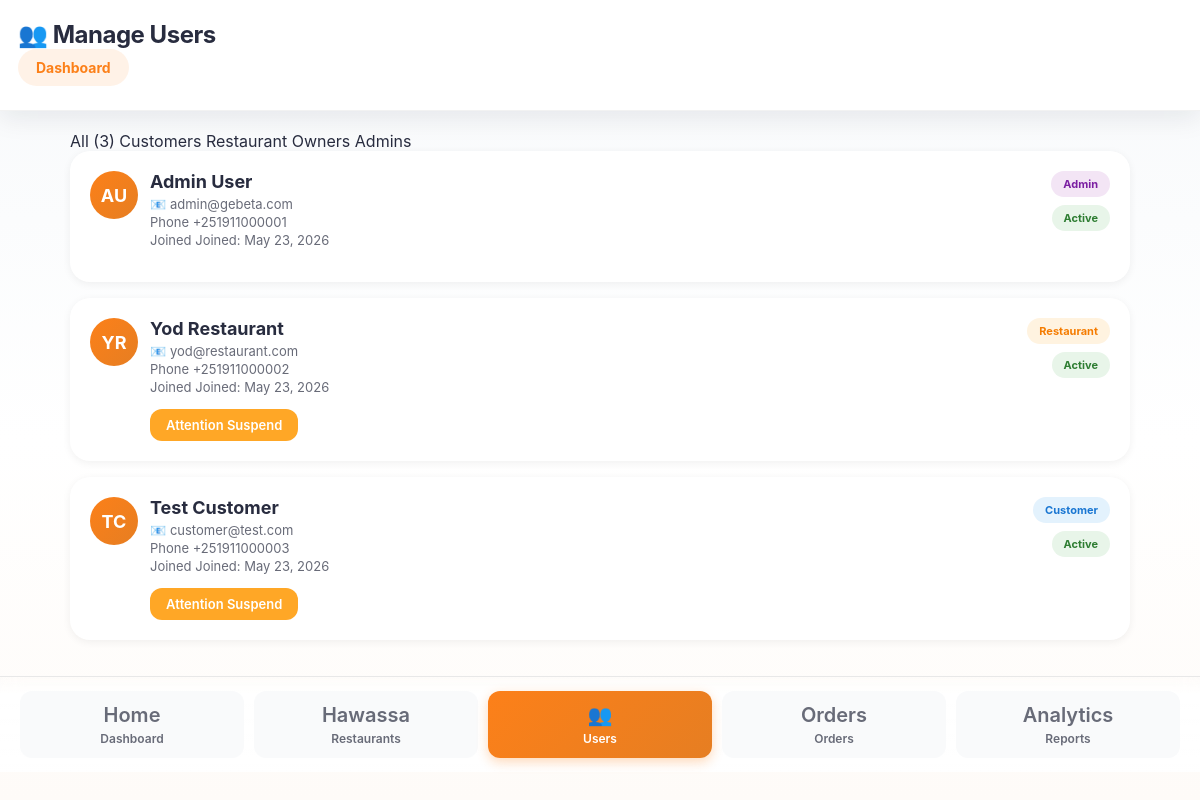
Before: /admin/users.php (signed in) with the older database file.
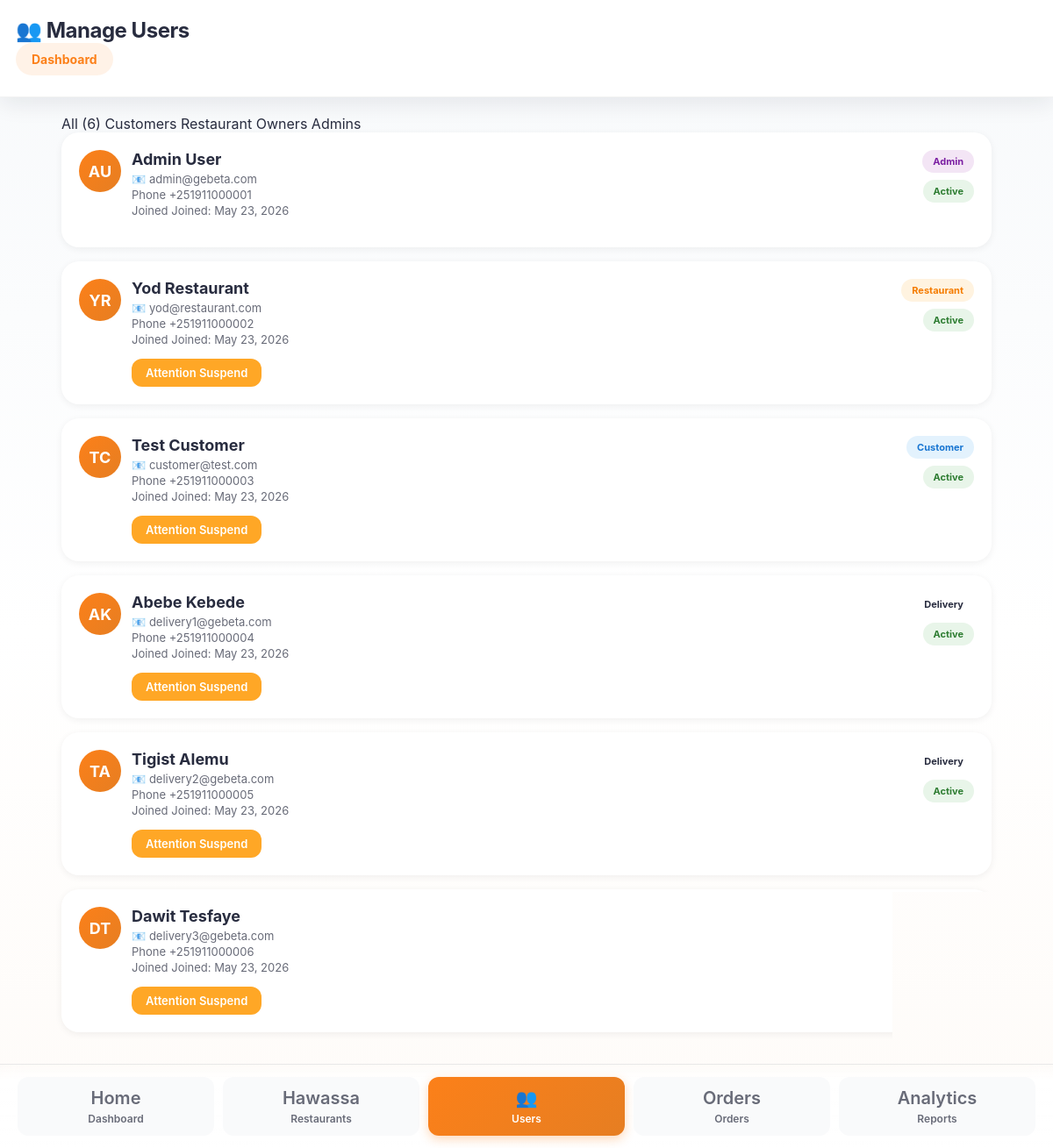
After: the same page with the newer database file.
### tables this page shows
CREATE TABLE users (
    id INT PRIMARY KEY AUTO_INCREMENT,
    name VARCHAR(100) NOT NULL,
    email VARCHAR(100) UNIQUE NOT NULL,
    phone VARCHAR(20) UNIQUE NOT NULL,
    password VARCHAR(255) NOT NULL,
    role ENUM('customer', 'restaurant', 'admin', 'delivery') DEFAULT 'customer',
    status ENUM('active', 'suspended') DEFAULT 'active',
    latitude DECIMAL(10,8) DEFAULT NULL,
    longitude DECIMAL(11,8) DEFAULT NULL,
    location_name VARCHAR(255) DEFAULT NULL,
    location_updated_at TIMESTAMP DEFAULT CURRENT_TIMESTAMP ON UPDATE CURRENT_TIMESTAMP,
    created_at TIMESTAMP DEFAULT CURRENT_TIMESTAMP
);

### admin/users.php (the view, shortened to what this page needs)
<?php
require_once __DIR__ . '/../includes/auth.php';
require_once __DIR__ . '/../includes/db.php';
$filter = $_GET['filter'] ?? 'all';
$query = 'SELECT id, name, email, phone, role, status, created_at FROM users WHERE 1=1';
$params = [];
$query .= ' ORDER BY created_at DESC';
if ($params) {
    $stmt = $pdo->prepare($query);
    $stmt->execute($params);
} else {
    $stmt = $pdo->query($query);
}
$users = $stmt->fetchAll(PDO::FETCH_ASSOC);
?>
<!DOCTYPE html>
<html lang="en">
<head>
    <link rel="stylesheet" href="/assets/css/style.css">
</head>
<body>
    <header class="page-header">
        <h1>👥 Manage Users</h1>
        <a class="pill-button" href="/admin/dashboard.php">Dashboard</a>
    </header>
    <main class="page-content">
        <div class="filter-tabs">
            <a href="?filter=all" class="filter-tab <?= $filter === 'all' ? 'active' : '' ?>">All (<?= count($users) ?>)</a>
            <a href="?filter=customer" class="filter-tab <?= $filter === 'customer' ? 'active' : '' ?>">Customers</a>
            <a href="?filter=restaurant" class="filter-tab <?= $filter === 'restaurant' ? 'active' : '' ?>">Restaurant Owners</a>
            <a href="?filter=admin" class="filter-tab <?= $filter === 'admin' ? 'active' : '' ?>">Admins</a>
        </div>
        <?php if (empty($users)): ?>
            <div class="empty-state">No users found.</div>
        <?php else: ?>
            <?php foreach ($users as $user):
                $initials = strtoupper(substr($user['name'], 0, 1) . (strpos($user['name'], ' ') ? substr($user['name'], strpos($user['name'], ' ') + 1, 1) : ''));
            ?>
                <div class="user-card">
                    <div style="display:flex;align-items:start;">
                        <div class="user-avatar"><?= $initials ?></div>
                        <div class="user-info">
                            <div class="user-header">
                                <div>
                                    <div class="user-name"><?= htmlspecialchars($user['name']) ?></div>
                                    <div class="user-meta">📧 <?= htmlspecialchars($user['email']) ?></div>
                                    <div class="user-meta">Phone <?= htmlspecialchars($user['phone']) ?></div>
                                    <div class="user-meta">Joined Joined: <?= date('M d, Y', strtotime($user['created_at'])) ?></div>
                                </div>
                                <div style="text-align:right;">
                                    <span class="role-badge role-<?= $user['role'] ?>"><?= ucfirst($user['role']) ?></span>
                                    <br>
                                    <span class="status-badge" style="background:<?= $user['status'] === 'active' ? '#E8F5E9' : '#FFEBEE' ?>;color:<?= $user['status'] === 'active' ? '#2E7D32' : '#C62828' ?>;padding:6px 12px;border-radius:999px;font-size:11px;font-weight:700;margin-top:8px;display:inline-block;"><?= ucfirst($user['status']) ?></span>
                                </div>
                            </div>
                            <?php if ($user['role'] !== 'admin'): ?>
                                <form method="post" style="margin-top:12px;">
                                    <?php if ($user['status'] === 'active'): ?>
                                        <button type="submit" name="action" value="suspend" class="action-btn btn-suspend" onclick="return confirm('Suspend this user?')" style="padding:8px 16px;border-radius:12px;border:none;font-weight:600;font-size:13px;cursor:pointer;background:#FFA726;color:#fff;">Attention Suspend</button>
                                    <?php else: ?>
                                        <button type="submit" name="action" value="activate" class="action-btn btn-activate" style="padding:8px 16px;border-radius:12px;border:none;font-weight:600;font-size:13px;cursor:pointer;background:#66BB6A;color:#fff;">Yes Activate</button>
                                    <?php endif; ?>
                                </form>
                            <?php endif; ?>
                        </div>
                    </div>
                </div>
            <?php endforeach; ?>
        <?php endif; ?>
    </main>
    <footer class="bottom-bar">
        <a href="/admin/dashboard.php">
            <span>Home</span>
            <span>Dashboard</span>
        </a>
        <a href="/admin/restaurants.php">
            <span>Hawassa</span>
            <span>Restaurants</span>
        </a>
        <a href="/admin/users.php" class="active">
            <span>👥</span>
            <span>Users</span>
        </a>
        <a href="/admin/orders.php">
            <span>Orders</span>
            <span>Orders</span>
        </a>
        <a href="/admin/reports.php">
            <span>Analytics</span>
            <span>Reports</span>
        </a>
    </footer>
</body>
</html>

### assets/css/style.css (style rules this page uses)
body { transition: opacity 0.2s ease, transform 0.2s ease; }
.primary-btn, .secondary-btn, .pill-button { position: relative; overflow: hidden; }
.primary-btn::after, .secondary-btn::after, .pill-button::after { content: ''; position: absolute; inset: 0; background: radial-gradient(circle, rgba(255, 255, 255, 0.4) 0%, transparent 70%); border-radius: inherit; opacity: 0; transition: opacity 0.3s; pointer-events: none; }
* { box-sizing: border-box; }
:root { --primary-orange: #FC8019; --primary-dark: #E67E22; --accent-red: #FF6B6B; --accent-purple: #6C5CE7; --accent-green: #00B894; --dark-text: #282C3F; --dark-text-light: #1A202C; --gray-text: #686B78; --light-gray: #93959F; --success-green: #48C479; --error-red: #E53935; --warning-yellow: #FFC107; --bg-white: #FFFFFF; --bg-light: #F9FAFB; --bg-orange-tint: #FFF5ED; --border-gray: #E8E8E8; --shadow-sm: 0 2px 8px rgba(0, 0, 0, 0.08); --shadow-md: 0 4px 16px rgba(0, 0, 0, 0.12); --shadow-lg: 0 8px 24px rgba(0, 0, 0, 0.16); --shadow-xl: 0 12px 32px rgba(0, 0, 0, 0.18); --font: 'Okra', 'Inter', -apple-system, sans-serif; }
body { margin: 0; min-height: 100vh; font-family: var(--font); color: var(--dark-text); background: linear-gradient(180deg, #f7f9fb 0%, #ffffff 55%, #fefbf8 100%); background-attachment: fixed; }
button, input, select, textarea { font-family: var(--font); }
button { cursor: pointer; }
a { color: inherit; text-decoration: none; }
h1, h2, h3, h4 { margin: 0; font-weight: 700; }
html { scroll-behavior: smooth; }
.page-header { padding: 20px 18px 24px; background: rgba(255,255,255,0.96); border-bottom: 1px solid rgba(34, 41, 47, 0.06); position: sticky; top: 0; z-index: 20; backdrop-filter: blur(18px); box-shadow: 0 8px 24px rgba(15, 23, 42, 0.08); }
.page-header h1 { font-size: 24px; letter-spacing: -0.02em; color: var(--dark-text); }
.page-content { padding: 20px; }
.restaurant-stats, .detail-line, .status-badge, .availability { display: flex; gap: 8px; flex-wrap: wrap; }
.restaurant-stats span, .status-badge, .availability { background: var(--bg-light); color: var(--dark-text); border-radius: 999px; padding: 6px 12px; font-size: 12px; font-weight: 600; transition: all 0.3s ease; }
.bottom-bar { position: sticky; bottom: 0; background: linear-gradient(180deg, transparent 0%, rgba(255, 255, 255, 0.98) 20%, #fff 100%); border-top: 1px solid var(--border-gray); display: flex; justify-content: space-between; align-items: center; gap: 10px; padding: 14px 20px; z-index: 10; backdrop-filter: blur(10px); }
.bottom-bar a { flex: 1; text-align: center; padding: 12px 0; border-radius: 12px; background: var(--bg-light); transition: all 0.3s ease; font-weight: 600; color: var(--gray-text); }
@media (min-width: 1024px) { .page-content { max-width: 1100px; margin: 0 auto; } }
.pill-button { display: inline-flex; align-items: center; gap: 8px; background: rgba(252, 128, 25, 0.1); color: var(--primary-orange); border: none; border-radius: 999px; padding: 10px 18px; font-weight: 700; font-size: 14px; transition: all 0.25s ease; cursor: pointer; }
.bottom-bar a.active { background: linear-gradient(135deg, var(--primary-orange), var(--primary-dark)); color: #fff; box-shadow: 0 4px 12px rgba(252, 128, 25, 0.3); }
.bottom-bar a { display: flex; flex-direction: column; align-items: center; gap: 4px; font-size: 12px; }
.bottom-bar a span:first-child { font-size: 20px; }

### admin/users.php (style rules this page uses)
.user-card { background: #fff; border-radius: 20px; padding: 20px; margin-bottom: 16px; box-shadow: 0 2px 8px rgba(0,0,0,0.06); transition: all 0.3s ease; }
.user-header { display: flex; justify-content: space-between; align-items: start; margin-bottom: 12px; }
.user-avatar { width: 48px; height: 48px; border-radius: 50%; background: linear-gradient(135deg, var(--primary-orange), var(--primary-dark)); color: #fff; display: flex; align-items: center; justify-content: center; font-weight: 700; font-size: 18px; margin-right: 12px; }
.user-info { flex: 1; }
.user-name { font-size: 18px; font-weight: 700; color: var(--dark-text); margin-bottom: 4px; }
.user-meta { font-size: 13px; color: var(--gray-text); margin-bottom: 2px; }
.role-badge { padding: 6px 12px; border-radius: 999px; font-size: 11px; font-weight: 700; display: inline-block; }
.role-customer { background: #E3F2FD; color: #1976D2; }
.role-restaurant { background: #FFF3E0; color: #F57C00; }
.role-admin { background: #F3E5F5; color: #7B1FA2; }

Changed rows visible on the page:
added users: name "AK", name "Abebe Kebede", email "delivery1@gebeta.com", phone "+251911000004", created_at "May 23, 2026", role "Delivery", status "Active", shows "Attention Suspend"
added users: name "TA", name "Tigist Alemu", email "delivery2@gebeta.com", phone "+251911000005", created_at "May 23, 2026", role "Delivery", status "Active", shows "Attention Suspend"
added users: name "DT", name "Dawit Tesfaye", email "delivery3@gebeta.com", phone "+251911000006", created_at "May 23, 2026", status "Attention Suspend"
Other visible differences:
count($users): "3" → "6"
